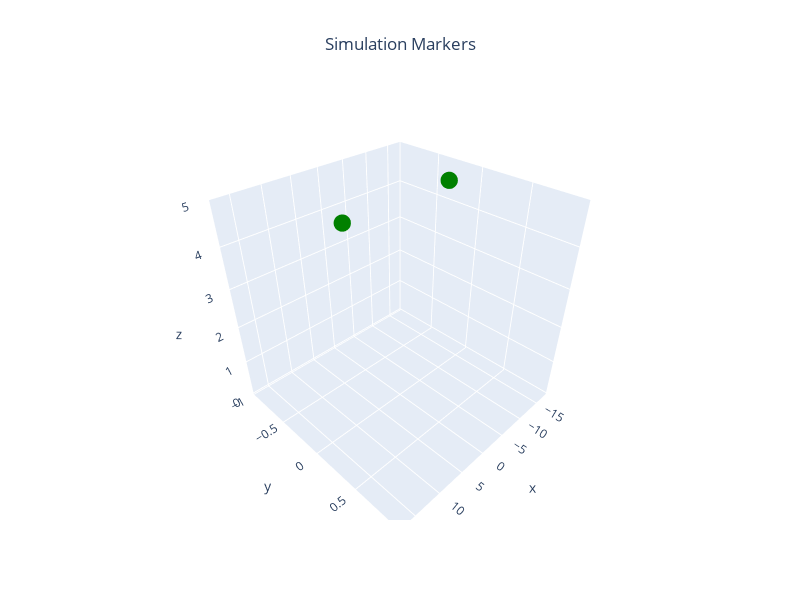

This figure's notebook cell:
### Markdown cell above
## Create Plans

### Code cell
offsets = [(-10, 0, 0, 0),(10, 0, 0, 0)]#
n_uavs = len(offsets)


homes=np.array([offset[:3] for offset in offsets])

gcs=GCS(positions=homes.copy())
global_paths=[np.array([[-10, 0, 5],[10, 0, 5]]),
              np.array([[10, 0, 5],[-10, 0, 5]])]

local_paths=[global2local(path, home,pairwise=True) for path,home in zip(global_paths,homes)]


radar_radius=10
avoidance_radius =5


## Normal behavior
markers = {f'waypoints': {'pos':global_paths[0],'color':'blue'},
       #f'real pos': {'pos':global_paths[1],'color':'red','radius':0.1},
       #f'avoid zone': {'pos':global_paths[1],'color':'orange','radius':avoidance_radius,'alpha': 0.84},
       #f'radar zone': {'pos':global_paths[1],'color':'orange','radius':radar_radius,'alpha': 0.9}
       }




## Remote ID attack
# fake_posistion=np.array([[0,0,5]])
# markers = {f'waypoints': {'pos':global_paths[0],'color':'blue'},
#        f'real pos': {'pos':global_paths[1],'color':'red','radius':0.1},
#        # f'fake_pos': {'pos':fake_posistion,'color':'orange','radius':0.1},
#        # f'avoid zone': {'pos':fake_posistion,'color':'red','radius':avoidance_radius,'alpha': 0.85},
#        # f'radar zone': {'pos':global_paths[1],'color':'orange','radius':radar_radius,'alpha': 0.9}
#        }




plans=[Plan.basic(wps=local_paths[0],alt=5,wp_margin=1,navegation_speed=3,verbose=1),
       Plan.basic(wps=local_paths[1],alt=5,wp_margin=1,navegation_speed=3,verbose=1)]
print(plans)


markers_plot = {f'waypoints': {'pos':global_paths[0],'color':'green'},
                #f'uav start': {'pos':np.array([[-10, 0, 0]]),'color':'green'},
                #'uav goal': {'pos':np.array([[10, 0, 0]]),'color':'green'},
              #f'adversary pos': {'pos':global_paths[1],'color':'red','radius':0.1},
              #f'adversary fake pos': {'pos':fake_posistion,'color':'orange','radius':0.1}
              }


plot_3d_interactive(markers_plot,title='Simulation Markers',expand=[0.4,0.4,0.2],ground=-0.05)
#fake_posistion=fake_posistion[0]

if simulator == 'QGroundControl':
    home_position=(-35.3633245,149.1652241,0,0)
    spawns=find_spawns(home_position, offsets)

### Figure 1 — Plotly figure (JSON) as saved in the notebook; plotly's stock layout.template omitted (floating-point values rounded to 4 significant figures)
{"data": [{"marker": {"color": "green", "size": 6}, "mode": "markers", "name": "waypoints", "type": "scatter3d", "x": [-10, 10], "y": [0, 0], "z": [5, 5]}], "layout": {"height": 600, "scene": {"xaxis": {"range": [-18, 18], "title": {"text": "x"}}, "yaxis": {"range": [0, 0], "title": {"text": "y"}}, "zaxis": {"range": [-0.05, 5], "title": {"text": "z"}}}, "title": {"text": "Simulation Markers", "x": 0.5, "xanchor": "center"}, "width": 800}}
